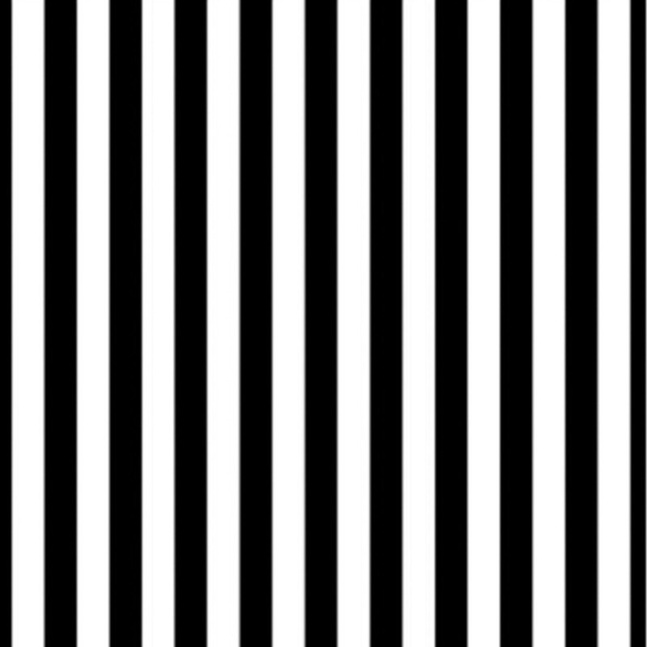
#> input picture 2_Filters/imgs/stripes.jpg, 647 x 647 px, shrunk from 800 x 800 before the run
$ python main.py
#> lines starting #> are read from the running program, lines starting #| are printed output that depends on the picture; after the words box and inside, x2 and y2 are one past the last pixel; in counts of white or black regions, pixels touching at a corner belong together
### 2_Filters/functions.py
import numpy as np

def fft(input):
    '''This function takes in a normalized, grayscale image
       and returns a frequency spectrum transform of that image. '''
    f = np.fft.fft2(input)
    fshift = np.fft.fftshift(f)
    spectrum = 20*np.log(np.abs(fshift))

    return spectrum

### 2_Filters/main.py
# %%

import cv2
import numpy as np
from functions import fft
import matplotlib.pyplot as plt

# %% FAST FOURIER TRANSFORM (FFT) OF AN IMAGE

image_stripes = cv2.imread('imgs/stripes.jpg')
#> image_stripes is the input picture: shape (647, 647, 3); min 0, max 255, mean 128.6
# cv2.imread returns a BGR image
image_stripes = cv2.cvtColor(image_stripes,
                            cv2.COLOR_BGR2RGB)
gray_stripes = cv2.cvtColor(image_stripes,
                            cv2.COLOR_RGB2GRAY)
norm_gray_stripes = gray_stripes / 255.0

image_solid = cv2.imread('imgs/solid_pink.jpg')
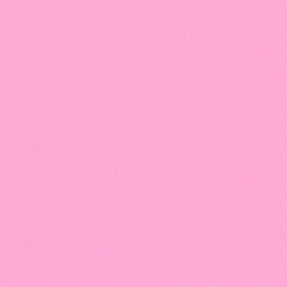
#> input picture 2_Filters/imgs/solid_pink.jpg, 287 x 287 px, shrunk from 355 x 355 before the run
#> image_solid is the input picture: shape (287, 287, 3); mean B, G, R 211.9, 169.9, 253.5
image_solid = cv2.cvtColor(image_solid,
                           cv2.COLOR_BGR2RGB)
solid_gray = cv2.cvtColor(image_solid,
                           cv2.COLOR_RGB2GRAY)
norm_solid_gray = solid_gray / 255.0

f_stripes = fft(norm_gray_stripes)
f_solid = fft(norm_solid_gray)
#> in fft (call 2), `spectrum = 20*np.log(np.abs(fshift))`:
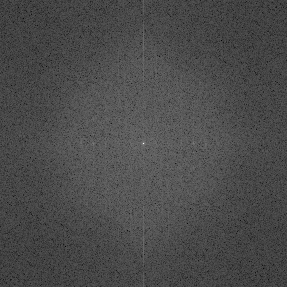
#> spectrum: shape (287, 287) float64; min -117.7, max 221.5, mean -17.7; drawn with min black and max white

figure, ((ax1, ax2), (ax3, ax4)) = plt.subplots(nrows=2, ncols=2)
ax1.imshow(image_stripes)
ax1.set_title('stripes image')
ax2.imshow(image_solid)
ax2.set_title('solid pink image')
ax3.imshow(f_stripes, cmap='gray')
ax3.set_title('FFT of stripes image')
ax4.imshow(f_solid, cmap='gray')
ax4.set_title('FFT of solid pink image')
# %% EDGE DECTION FILTERS: SOBEL

brain = cv2.imread('imgs/brain.jpg')
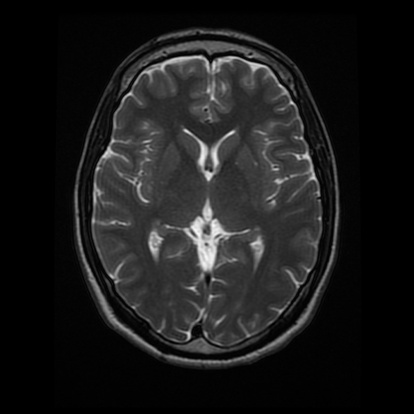
#> input picture 2_Filters/imgs/brain.jpg, 414 x 414 px, shrunk from 512 x 512 before the run
#> brain is the input picture: shape (414, 414, 3); min 0, max 248, mean 26.9
brain = cv2.cvtColor(brain, cv2.COLOR_BGR2RGB)
brain = cv2.cvtColor(brain, cv2.COLOR_RGB2BGR)
brain = cv2.cvtColor(brain, cv2.COLOR_RGB2GRAY)
#> brain: shape (414, 414)

# creating custom kernels
sobel_x = np.array([[-1, 0, 1],
                    [-2, 0, 2],
                    [-1, 0, 1]])
sobel_y = sobel_x.transpose()

""" when ddepth is set to -1, it means that the
    output image will have the same depth as the input image
"""
x_filter_brain = cv2.filter2D(src=brain,
                              ddepth=-1,
                              kernel=sobel_x)
y_filter_brain = cv2.filter2D(src=brain,
                              ddepth=-1,
                              kernel=sobel_y)

figure, (ax1, ax2, ax3) = plt.subplots(nrows=1,
                                       ncols=3,
                                       figsize=(20,20))
ax1.imshow(brain, cmap='gray')
ax2.imshow(x_filter_brain, cmap='gray')
ax3.imshow(y_filter_brain, cmap='gray')

# %% GAUSSIAB BLURE

blured_brain = cv2.GaussianBlur(src=brain,
                                ksize=(9,9),
                                sigmaX=0,
                                sigmaY=0)

x_filter_blured_brain = cv2.filter2D(src=blured_brain,
                                     ddepth=-1,
                                     kernel=sobel_x)
y_filter_blured_brain = cv2.filter2D(src=blured_brain,
                                     ddepth=-1,
                                     kernel=sobel_y)
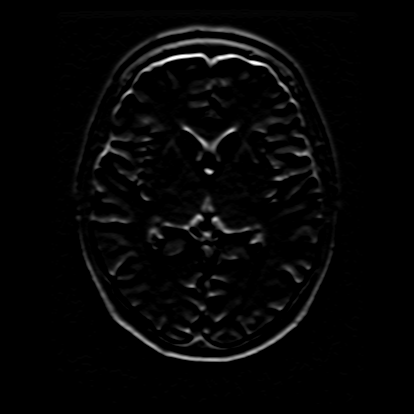
#> y_filter_blured_brain: shape (414, 414); min 0, max 255, mean 6.1

figure, (ax1, ax2, ax3) = plt.subplots(nrows=1,
                                       ncols=3,
                                       figsize=(20,20))
ax1.imshow(blured_brain, cmap='gray')
ax2.imshow(x_filter_blured_brain, cmap='gray')
ax3.imshow(y_filter_blured_brain, cmap='gray')

# %%

phone = cv2.imread('imgs/phone.jpg')
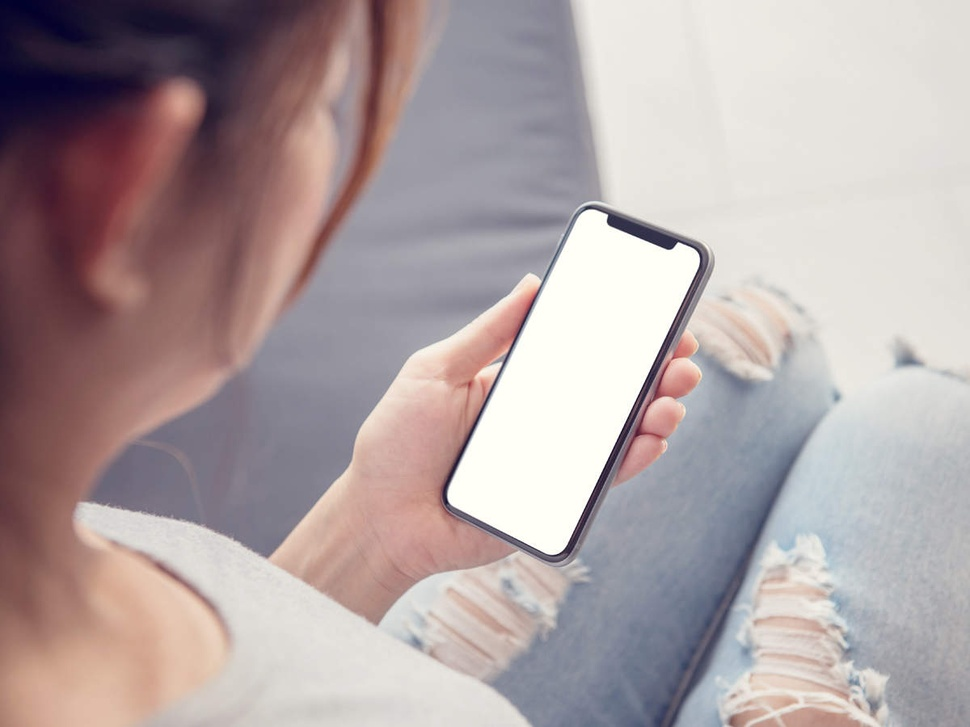
#> input picture 2_Filters/imgs/phone.jpg, 970 x 727 px, shrunk from 1200 x 900 before the run
#> phone is the input picture: shape (727, 970, 3); mean B, G, R 162.6, 161.5, 175
phone = cv2.cvtColor(phone, cv2.COLOR_BGR2RGB)
gray_phone = cv2.cvtColor(phone, cv2.COLOR_RGB2GRAY)

low_threshold = 50
high_threshold = 100
edges_phone = cv2.Canny(gray_phone,
                        low_threshold,
                        high_threshold)
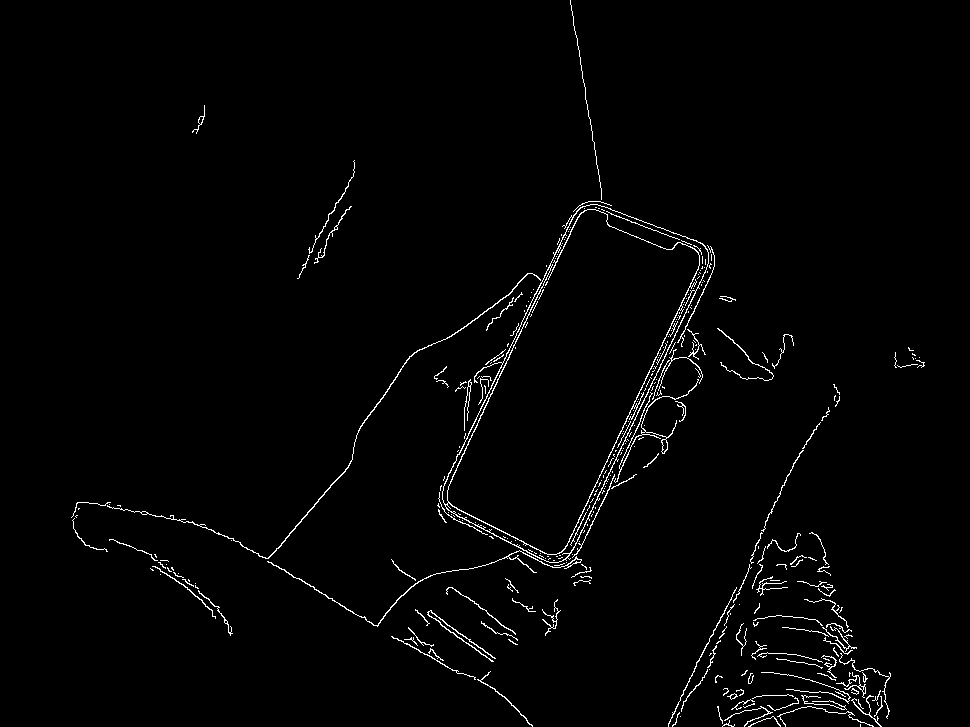
#> edges_phone: shape (727, 970); 1.7% white in thin lines or dots, all inside (x1, y1, x2, y2) = (71, 0, 925, 727)

rho = 1
theta = np.pi/180
threshold = 60
min_line_length = 50
max_line_gap = 5
lines = cv2.HoughLinesP(edges_phone,
                        rho, theta,
                        threshold,
                        np.array([]),
                        min_line_length,
                        max_line_gap)
#> lines = 46 rows, first 6: [583, 511, 687, 290], [678, 342, 703, 292], [516, 333, 574, 214], [448, 487, 547, 275], [577, 541, 606, 477], [443, 486, 519, 329]

line_phone = np.copy(phone)
for line in lines:
    for x1,y1,x2,y2 in line:
        cv2.line(line_phone,(x1,y1),(x2,y2),(255,0,0),5)
#> this loop made 46 passes
#> line on passes 1 to 12: [[583, 511, 687, 290]], [[678, 342, 703, 292]], [[516, 333, 574, 214]], [[448, 487, 547, 275]], [[577, 541, 606, 477]], [[443, 486, 519, 329]], [[618, 446, 694, 285]], [[652, 383, 713, 253]], [[224, 535, 377, 626]], [[469, 522, 546, 561]], [[572, 564, 604, 497]], [[668, 725, 694, 671]]
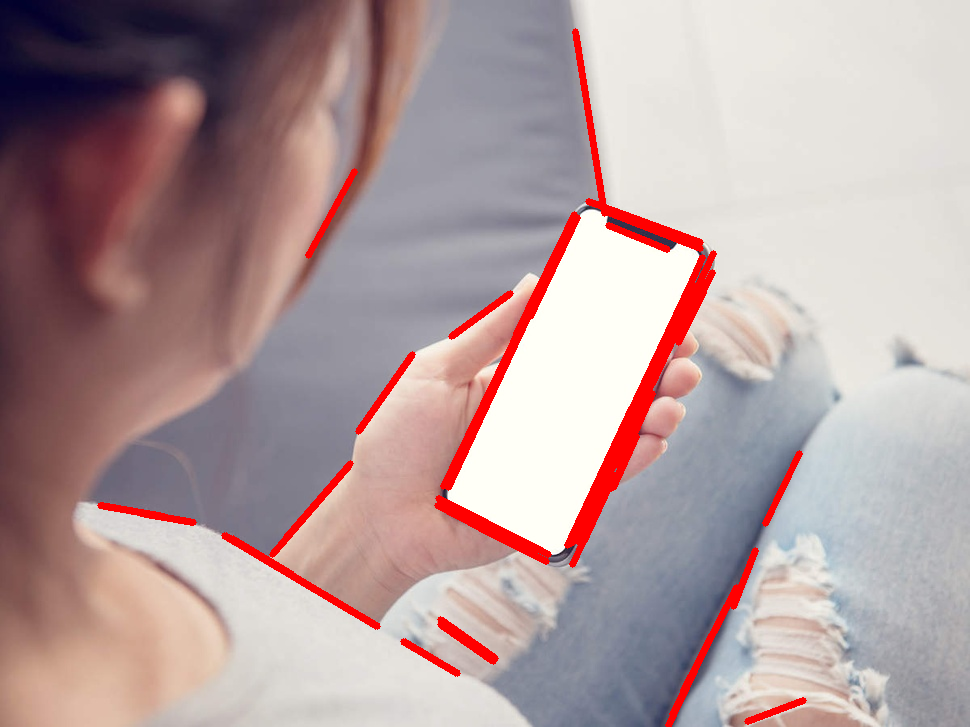
#> line_phone: shape (727, 970, 3); mean R, G, B 178.2, 156.7, 157.6

figure, (ax1, ax2, ax3) = plt.subplots(nrows=1,
                                       ncols=3,
                                       figsize=(20,20))
ax1.imshow(phone)
ax2.imshow(edges_phone, cmap='gray')
ax3.imshow(line_phone)

# %%
